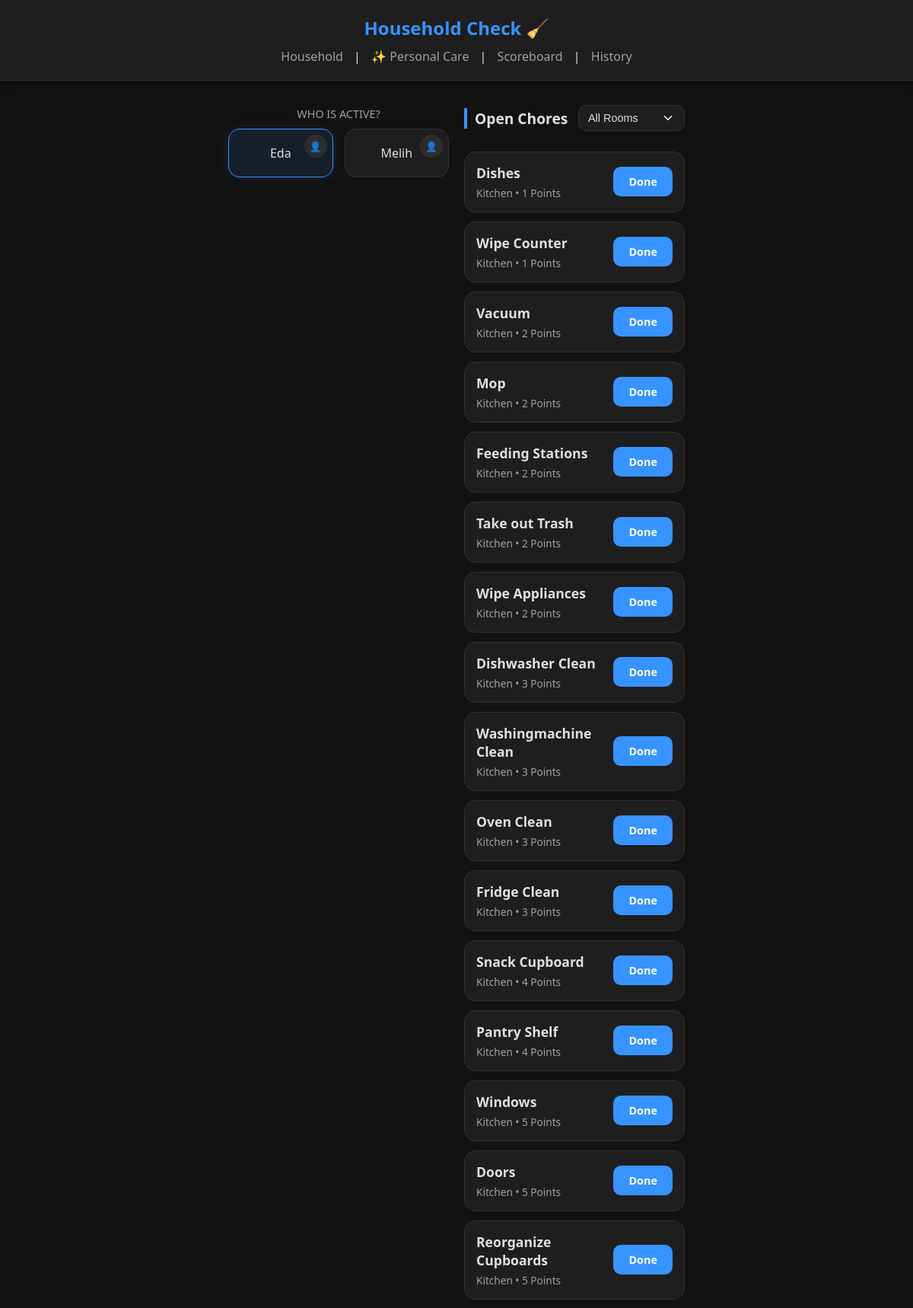
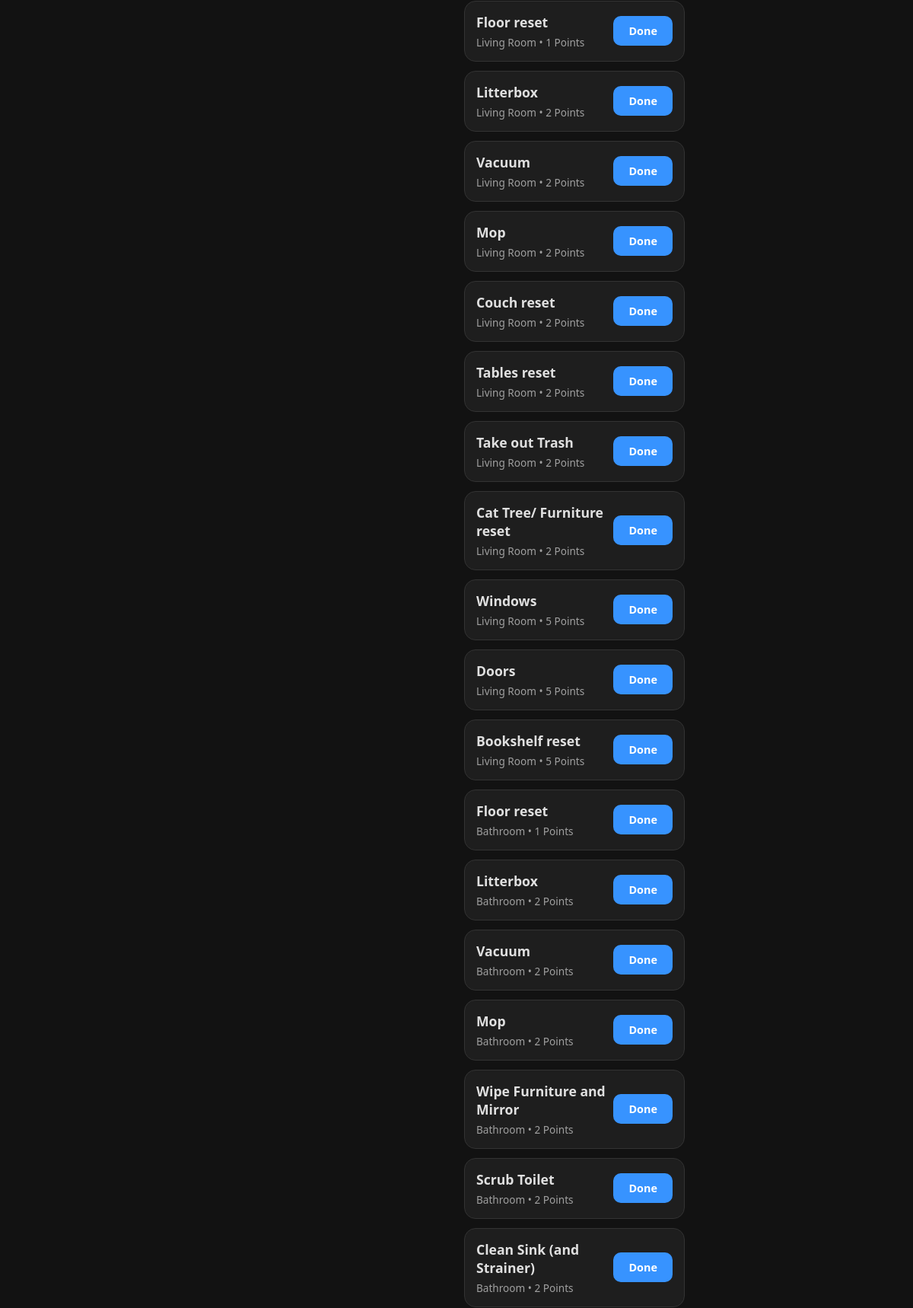
The page / (upper part) on the database its author committed (2 pictures, top to bottom).
### app.py (models this page shows)
class User(db.Model):
    id = db.Column(db.Integer, primary_key=True)
    username = db.Column(db.String(50), unique=True, nullable=False)
    points = db.Column(db.Integer, default=0)

class Task(db.Model):
    id = db.Column(db.Integer, primary_key=True)
    title = db.Column(db.String(100), nullable=False)
    interval_value = db.Column(db.Integer, default=1)
    interval_type = db.Column(db.String(10), default='days')
    points_worth = db.Column(db.Integer, default=10)
    last_done = db.Column(db.Date, default=lambda: date.today() - timedelta(days=1))
    list_id = db.Column(db.Integer, db.ForeignKey('task_list.id'))
    is_personal = db.Column(db.Boolean, default=False)
    for_user = db.Column(db.String(20), default='Both')

class TaskList(db.Model):
    id = db.Column(db.Integer, primary_key=True)
    name = db.Column(db.String(50), nullable=False)
    is_personal = db.Column(db.Boolean, default=False)
    tasks = db.relationship('Task', backref='room', lazy=True)

### app.py (the view)
@app.route('/')
def index():
    today = date.today()
    all_tasks = Task.query.filter_by(is_personal=False).all()
    users = User.query.all()
    filtered_rooms_db = TaskList.query.filter_by(is_personal=False).all()
    room_order = ["General", "Kitchen", "Living Room", "Bedroom", "Bathroom", "Hallway", "Office"]
    rooms = sorted(filtered_rooms_db, key=lambda r: room_order.index(r.name) if r.name in room_order else 999)
    active_user_id = session.get('user_id')
    active_user = User.query.get(active_user_id) if active_user_id else User.query.first()
    todo_tasks = [t for t in all_tasks if get_next_due(t) <= today]
    return render_template('index.html',
                           tasks=todo_tasks,
                           rooms=rooms,
                           users=users,
                           active_user=active_user)

### app.py (called while the page is built)
def get_next_due(task):
    return task.last_done + timedelta(days=task.interval_value)

@app.template_filter('slugify')
def slugify_filter(s):
    return s.lower().replace(' ', '-')

### templates/index.html (shortened to what this page needs)
<!DOCTYPE html>
<html lang="en">
<head>
    <link rel="stylesheet" href="{{ url_for('static', filename='style.css') }}">
</head>
<body>
    <header>
        <h1>Household Check 🧹</h1>
        <nav>
           <a href="{{ url_for('index') }}">Household</a> |
           <a href="{{ url_for('personal_tasks') }}">✨ Personal Care</a> |
           <a href="{{ url_for('scoreboard') }}">Scoreboard</a> |
           <a href="{{ url_for('history') }}">History</a>
        </nav>
    </header>
    <main>
        <section class="user-selection">
            <p class="section-label">Who is active?</p>
            <div class="user-button-group">
                {% for user in users %}
                    <div class="user-container {% if active_user.id == user.id %}active{% endif %}">
                        <a href="{{ url_for('switch_user', user_id=user.id) }}" class="user-btn-main">
                            {{ user.username }}
                        </a>
                        <a href="{{ url_for('profile', username=user.username) }}" class="profile-link-btn" title="View Profile">
                            👤
                        </a>
                    </div>
                {% endfor %}
            </div>
        </section>
        <section class="task-section">
            <div class="section-header">
                <h2 class="section-title">Open Chores</h2>
                {% if tasks %}
                <select id="roomFilter" onchange="updateFilter(this.value)" class="room-selector">
                    <option value="all">All Rooms</option>
                </select>
                {% endif %}
            </div>
            {% if not tasks %}
                <div class="empty-state">
                    <p>All done! Time to relax. ☕</p>
                </div>
            {% else %}
                <div class="task-list" id="taskList">
                    {% for task in tasks %}
                        <div class="task-card" data-room="{{ task.room.name|slugify }}">
                            <div class="task-info">
                                <h3>{{ task.title }}</h3>
                                <p>{{ task.room.name }} • {{ task.points_worth }} Points</p>
                            </div>
                            <a href="{{ url_for('complete_task', task_id=task.id, filter=request.args.get('filter', 'all')) }}" class="complete-btn">
                                Done
                            </a>
                        </div>
                    {% endfor %}
                </div>
            {% endif %}
        </section>
    </main>
</body>
</html>

### static/style.css (style rules this page uses)
:root { --primary-color: #3793ff; --success-color: #4cd964; --bg-dark: #121212; --bg-card: #1e1e1e; --bg-input: #2c2c2c; --text-main: #e0e0e0; --text-muted: #a0a0a0; --border-color: #333333; }
body { font-family: 'Segoe UI', Roboto, Helvetica, Arial, sans-serif; background-color: var(--bg-dark); color: var(--text-main); margin: 0; padding: 0; display: flex; flex-direction: column; align-items: center; min-height: 100vh; }
header { background-color: var(--bg-card); width: 100%; padding: 20px 0; text-align: center; box-shadow: 0 4px 10px rgba(0,0,0,0.3); margin-bottom: 20px; border-bottom: 1px solid var(--border-color); }
header h1 { margin: 0; font-size: 1.5rem; color: var(--primary-color); }
nav { margin-top: 10px; }
nav a { text-decoration: none; color: var(--text-muted); font-weight: 500; margin: 0 10px; transition: color 0.2s; }
main { width: 95%; max-width: 600px; padding-bottom: 40px; }
select { width: 100%; padding: 14px; border-radius: 10px; border: 1px solid var(--border-color); background-color: var(--bg-input); color: var(--text-main); font-size: 1rem; cursor: pointer; appearance: none; background-repeat: no-repeat; background-position: right 12px center; background-size: 18px; }
.section-label { text-align: center; color: var(--text-muted); font-size: 0.9rem; margin-bottom: 10px; text-transform: uppercase; }
.user-button-group { display: flex; gap: 15px; justify-content: center; margin-bottom: 30px; }
.section-title { font-size: 1.2rem; margin-bottom: 15px; border-left: 4px solid var(--primary-color); padding-left: 10px; }
.task-list { display: flex; flex-direction: column; gap: 12px; }
.task-card { background: var(--bg-card); border: 1px solid var(--border-color); border-radius: 15px; padding: 15px; display: flex; justify-content: space-between; align-items: center; }
.task-info h3 { margin: 0; font-size: 1.1rem; }
.task-info p { margin: 5px 0 0 0; font-size: 0.85rem; color: var(--text-muted); }
.complete-btn { background: var(--primary-color); color: white; text-decoration: none; padding: 10px 20px; border-radius: 10px; font-weight: bold; font-size: 0.9rem; transition: transform 0.2s; }
.user-container { position: relative; flex: 1; max-width: 160px; display: flex; }
.user-btn-main { width: 100%; background: var(--bg-card); border: 1px solid var(--border-color); padding: 20px 10px; border-radius: 15px; text-decoration: none; color: var(--text-main); text-align: center; display: flex; flex-direction: column; transition: all 0.3s ease; }
.user-container.active .user-btn-main { border-color: var(--primary-color); background: rgba(55, 147, 255, 0.1); box-shadow: 0 0 15px rgba(55, 147, 255, 0.15); }
.profile-link-btn { position: absolute; top: 8px; right: 8px; background: var(--bg-input); border: 1px solid var(--border-color); width: 28px; height: 28px; border-radius: 50%; display: flex; align-items: center; justify-content: center; text-decoration: none; font-size: 0.8rem; transition: background 0.2s; z-index: 2; }
.section-header { display: flex; justify-content: space-between; align-items: center; margin-bottom: 15px; }
.room-selector { width: auto; min-width: 140px; padding: 8px 30px 8px 12px; font-size: 0.9rem; border-radius: 10px; background-color: var(--bg-card); }
@media (min-width: 768px) { main { display: grid; grid-template-columns: 1fr 1fr; gap: 20px; } }
@media (min-width: 768px) { header, .view-nav, .filter-section, .stats-overview { grid-column: span 2; } }
:root { --accent-personal: #bb86fc; --accent-personal-dark: #9965f4; --bg-dark-card: #1e1e1e; }
:root { --accent-household: #03dac6; --accent-personal: #bb86fc; --bg-card: #1e1e1e; }

### rows shown on the page
User: username "Eda"
User: username "Melih"
Task: title "Dishes", room.name "Kitchen", points_worth "1"
Task: title "Wipe Counter", room.name "Kitchen", points_worth "1"
Task: title "Vacuum", room.name "Kitchen", points_worth "2"
Task: title "Mop", room.name "Kitchen", points_worth "2"
Task: title "Feeding Stations", room.name "Kitchen", points_worth "2"
Task: title "Take out Trash", room.name "Kitchen", points_worth "2"
Task: title "Wipe Appliances", room.name "Kitchen", points_worth "2"
Task: title "Dishwasher Clean", room.name "Kitchen", points_worth "3"
Task: title "Washingmachine Clean", room.name "Kitchen", points_worth "3"
Task: title "Oven Clean", room.name "Kitchen", points_worth "3"
Task: title "Fridge Clean", room.name "Kitchen", points_worth "3"
Task: title "Snack Cupboard", room.name "Kitchen", points_worth "4"
Task: title "Pantry Shelf", room.name "Kitchen", points_worth "4"
Task: title "Windows", room.name "Kitchen", points_worth "5"
Task: title "Doors", room.name "Kitchen", points_worth "5"
Task: title "Reorganize Cupboards", room.name "Kitchen", points_worth "5"
Task: title "Floor reset", room.name "Living Room", points_worth "1"
Task: title "Litterbox", room.name "Living Room", points_worth "2"
Task: title "Vacuum", room.name "Living Room", points_worth "2"
Task: title "Mop", room.name "Living Room", points_worth "2"
Task: title "Couch reset", room.name "Living Room", points_worth "2"
Task: title "Tables reset", room.name "Living Room", points_worth "2"
Task: title "Take out Trash", room.name "Living Room", points_worth "2"
Task: title "Cat Tree/ Furniture reset", room.name "Living Room", points_worth "2"
Task: title "Windows", room.name "Living Room", points_worth "5"
Task: title "Doors", room.name "Living Room", points_worth "5"
Task: title "Bookshelf reset", room.name "Living Room", points_worth "5"
Task: title "Floor reset", room.name "Bathroom", points_worth "1"
Task: title "Litterbox", room.name "Bathroom", points_worth "2"
Task: title "Vacuum", room.name "Bathroom", points_worth "2"
Task: title "Mop", room.name "Bathroom", points_worth "2"
Task: title "Wipe Furniture and Mirror", room.name "Bathroom", points_worth "2"
Task: title "Scrub Toilet", room.name "Bathroom", points_worth "2"
Task: title "Clean Sink (and Strainer)", room.name "Bathroom", points_worth "2"
